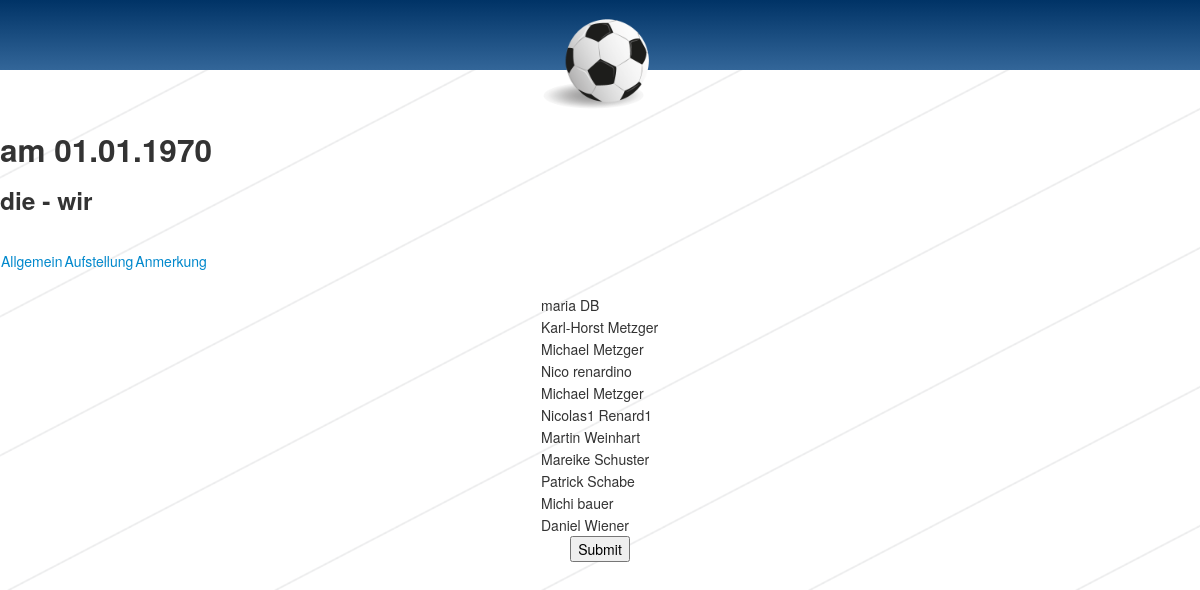
Screenshot of /spiele/aufstellung_erstellen.php?id=2 with the database file from the repository.
### tables this page shows
CREATE TABLE IF NOT EXISTS `spiele` (
  `ID` int(255) NOT NULL AUTO_INCREMENT,
  `datum` int(11) NOT NULL,
  `spielbeginn` int(11) NOT NULL,
  `spielort` varchar(255) NOT NULL,
  `treffzeit` varchar(255) NOT NULL,
  `treffort` varchar(255) NOT NULL,
  `heim` varchar(255) NOT NULL,
  `gast` varchar(255) NOT NULL,
  `anmerkungen` varchar(255) DEFAULT NULL,
  `spielart` int(1) NOT NULL,
  `halbzeitergebnis` varchar(10) NOT NULL,
  `ergebnis_heim` int(10) DEFAULT NULL,
  `ergebnis_gast` int(10) DEFAULT NULL,
  `aufstellung` int(11) NOT NULL,
  PRIMARY KEY (`ID`),
  KEY `aufstellung` (`aufstellung`),
  KEY `spielart` (`spielart`,`aufstellung`)
);

CREATE TABLE IF NOT EXISTS `spieler` (
  `SID` int(3) NOT NULL AUTO_INCREMENT,
  `name` varchar(20) NOT NULL,
  `vorname` varchar(20) NOT NULL,
  `strasse` varchar(20) NOT NULL,
  `hausnummer` varchar(10) NOT NULL,
  `PLZ` int(6) NOT NULL,
  `stadt` varchar(20) NOT NULL,
  `vorwahl_festnetz` varchar(6) NOT NULL,
  `telefon_nr` varchar(15) NOT NULL,
  `vorwahl_handy` varchar(6) NOT NULL,
  `handy_nr` varchar(10) NOT NULL,
  `pass_nr` varchar(10) NOT NULL,
  `id_position` int(2) NOT NULL,
  `staerken` varchar(50) NOT NULL,
  `schwaechen` varchar(50) NOT NULL,
  PRIMARY KEY (`SID`),
  KEY `id_position_2` (`id_position`),
  KEY `id_position_3` (`id_position`),
  KEY `id_position_4` (`id_position`),
  KEY `id_position` (`id_position`)
);

### spiele/dragdrop.php (the view, shortened to what this page needs)
<html>
	<head>
	</head>
	<body onload="REDIPS.drag.init()">
		<center>
			<form action="aufstellung_formular.php?id=<?php echo $_GET['id']; ?>" method="POST">
			<div id="drag">
				<div id="player_target">
					<table id="table1">
						<tbody>
							<?php
							for($i=97;$i<=122;$i++){
								$letter_vertical[] = chr($i);
								$letter_horizontal[] = chr($i);
							}
							for($j=0;$j<=10;$j++){
								echo "<tr>";
								for($i=0;$i<=8;$i++){
								echo "
								<td>
									<input value=".$letter_vertical[$i].$letter_horizontal[$j]." name='field_sector".$letter_vertical[$i].$letter_horizontal[$j]."".$letter_vertical[$i].$letter_horizontal[$j]."' type='hidden' />
								</td>";
								}
								echo "</tr>";
							}
							?>
						</tbody>
					</table>
				</div>
				<div id="player_list">
					<table id="table2">
						<colgroup>
							<col width="120"/>
						</colgroup>
						<tbody>
							<?php
							$sql = "SELECT spieler.SID,spieler.vorname,spieler.name FROM spieler";
							$result = mysql_query($sql);
							while($row = mysql_fetch_array($result))
							{
								$sid = $row['SID'];
								echo "
								<tr>
									<td class=\"mark\">
										<div id=".$sid." class=\"drag\">".$row['vorname'] . " " . $row['name']."
										<input value=".$sid." name='player".$sid."' type='hidden' />
										</div>
									</td>
								</tr>";
							}
							?>
						</tbody>
					</table>
				</div>
			</div>
			<input type="submit" class="bearbeiten_button"/>
		</form>
		</center>

### spiele/spiele_header.php (shortened to what this page needs)
<?php
	$sql=mysql_query("SELECT * FROM spiele
					  LEFT JOIN spielart
					  ON spiele.spielart = spielart.ID
					  WHERE spiele.ID=".$_GET['id']."");
	$row = mysql_fetch_array($sql);
?>
<article>
	<?php
	echo '<h2 id="spiel_anzeigen">'.$row['16'].' am '.date('d.m.Y',$row['1']).'</h2>';
	echo '<h3>'.$row["6"].' - '.$row["7"].' </h3>';
	?>
		<br />
		<div id="div_table_anzeigen">
		<table id="table_anzeigen">
			<tr>
				<td><a href="spiel_anzeigen.php?id=<?php echo $row[0]?>">Allgemein</a></td>
				<td><a href="spiel_aufstellung.php?id=<?php echo $row[0]?>">Aufstellung</td>
				<td><a href="spiel_anmerkung.php?id=<?php echo $row[0]?>&art=anzeigen">Anmerkung</td>
			</tr>
		</table>
		</div>

### css/design.css (style rules this page uses)
body { background: white url('../img/haching_lines.png') repeat center fixed; }

### rows the page displays
spiele: datum "01.01.1970", heim "die", gast "wir"
spieler: vorname "maria", name "DB"
spieler: vorname "Karl-Horst", name "Metzger"
spieler: vorname "Michael", name "Metzger"
spieler: vorname "Nico", name "renardino"
spieler: vorname "Michael", name "Metzger"
spieler: vorname "Nicolas1", name "Renard1"
spieler: vorname "Martin", name "Weinhart"
spieler: vorname "Mareike", name "Schuster"
spieler: vorname "Patrick", name "Schabe"
spieler: vorname "Michi", name "bauer"
spieler: vorname "Daniel", name "Wiener"
